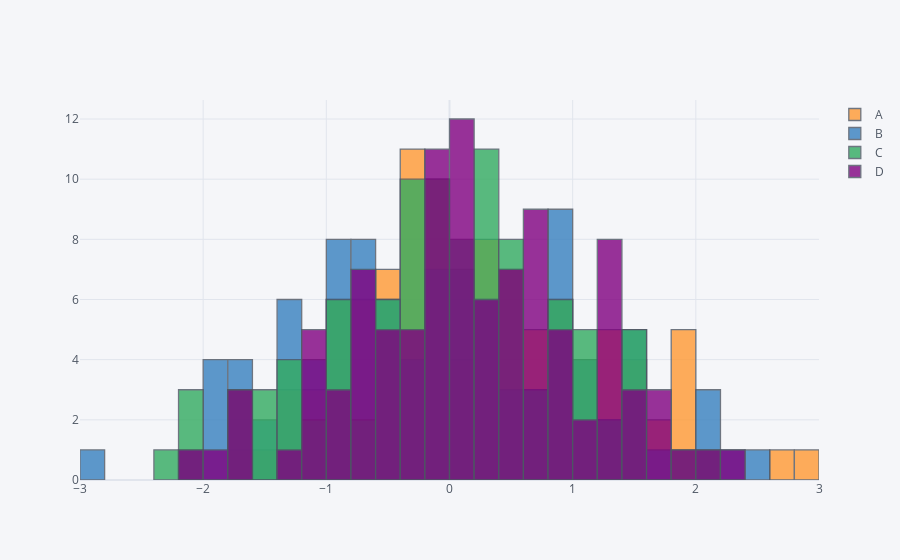

Notebook source saved alongside this figure:
### Code cell
df.iplot(kind='hist',bins=30)
